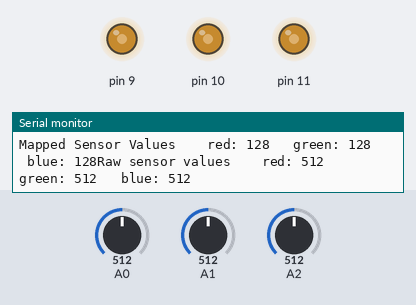
A sketch run on a simulated Arduino Uno, built with avr-gcc and run on an emulated ATmega328P. Shown: output pins drawn as LEDs (lit = HIGH), the last lines printed to the serial monitor. Inputs (shaded band) come from the test bench; at power-on: A0 = 512, A1 = 512, A2 = 512.

Above: at 1.2 s.
1.3 s: A0 set to 408
At 1.6 s:
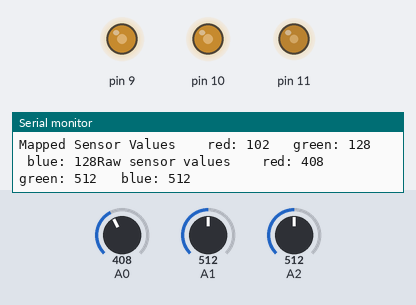
4.3 s: A0 set to 385
At 5.3 s:
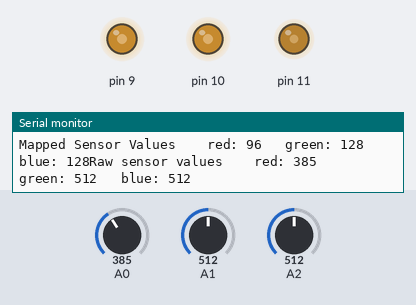
7.3 s: A1 set to 407
At 8.1 s:
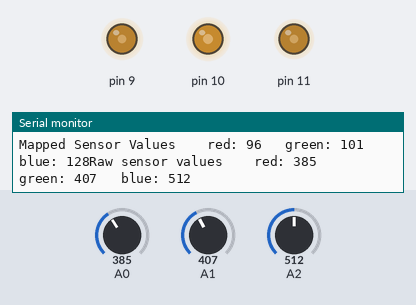
10.3 s: A1 set to 387
At 10.7 s:
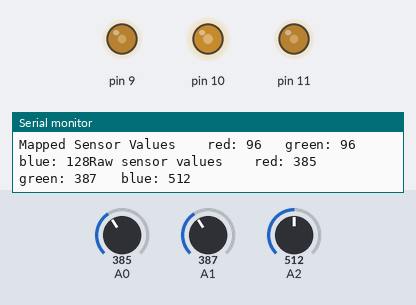
13.3 s: A2 set to 407
At 13.6 s:
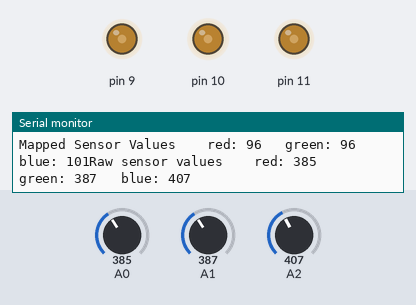
16.3 s: A2 set to 390
At 16.8 s:
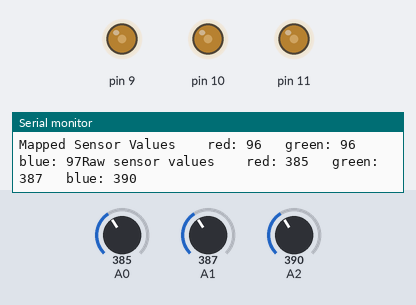
Timing chart, 0 to 19.3 s (numbered marks = the images above; inputs shaded):
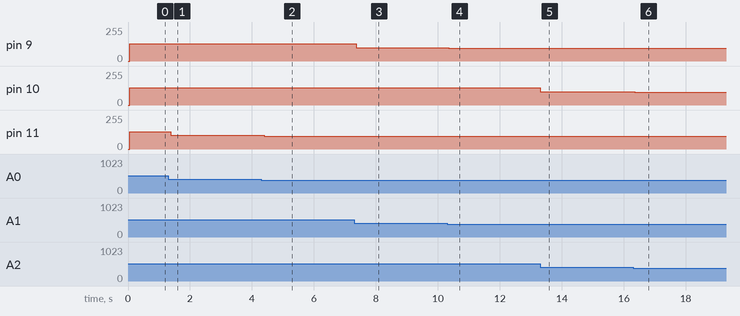

The sketch:

ColorMixingLamp.ino
```cpp
/*
  Acest program a fost scris pentru a crea o lampa rgb bazata pe senzori de lumina (fototranzistori).
  Principiul programului este ca in functie de directia din care bate lumina, lampa va avea un amestec
  de culori rgb (rosu, verde, albastru). In functie si de intensitatea luminii, lampa va lumina mai
  tare sau mai incet sau chiar deloc daca nu exista o sursa de lumina. Montajul este alcatuit din 3
  fototranzistori, fiecare fiind acoperit cu cate o folie de gel rosie, verde si albastra, avand acces
  la fiecare senzor doar raze de lumina cu lungime de unda corespunzatoare, fiecare avand in serie cate
  un rezistor de 10 Kohm (5Kohmi este minimul de care are nevoie un fototranzistor)si de asemenea am
  folosit un led rgb pe post de lampa, avand la fiecare pin cate un rezistor de 560 ohmi,si fiind
  conectat la 3 pini PWM (Pulse Width Modulation) deoarece cu ei pot transmite valori analogice pentru
  curent de la 0 la 255 de unitati in loc de valorile digitale LOW SI HIGH, facand posibil efectul de
  "fade" al luminii lampei, datorat vitezei foarte mari a inchiderii si redeschiderii elementului de la
  o valoare a curentului la alta, pentru ochiul uman fiind imposibila acea sesizare.
*/

class Phototransistor
{
  int sensorPin;
public:
  Phototransistor();
  Phototransistor(const int);

  int sensorValue();
};

class LED
{
  int redLEDPin;
  int greenLEDPin;
  int blueLEDPin;
public:
  LED();
  LED(const int, const int, const int);

  int value(const Phototransistor &);
  int getRedLEDPin();
  int getGreenLEDPin();
  int getBlueLEDPin();
};

Phototransistor redPhototransistor(A0), greenPhototransistor(A1), bluePhototransistor(A2);

LED rgb(11, 9, 10);
```

LED_functions.ino
```cpp
LED::LED(): redLEDPin(0), greenLEDPin(0), blueLEDPin(0) {}

LED::LED(const int red, const int green, const int blue): redLEDPin(red), greenLEDPin(green), blueLEDPin(blue) {}

int LED::value(const Phototransistor &tr)
{
  return (tr.sensorValue() / 4);
}

int LED::getRedLEDPin()
{
  return redLEDPin;
}

int LED::getGreenLEDPin()
{
  return greenLEDPin;
}

int LED::getBlueLEDPin()
{
  return blueLEDPin;
}
```

Phototransistor_functions.ino
```cpp
Phototransistor::Phototransistor(): sensorPin(0) {}

Phototransistor::Phototransistor(const int sensor): sensorPin(sensor) {}

int Phototransistor::sensorValue()
{
  delay(5);
  int x = analogRead(sensorPin);
  return x;
}
```

loop.ino
```cpp
void loop() {
  Serial.print("Raw sensor values \t red: ");
  Serial.print(redPhototransistor.sensorValue());
  Serial.print("\t green: ");
  Serial.print(greenPhototransistor.sensorValue());
  Serial.print("\t blue: ");
  Serial.println(bluePhototransistor.sensorValue());
  Serial.print("Mapped Sensor Values \t red: ");
  Serial.print(rgb.value(redPhototransistor));
  Serial.print("\t green: ");
  Serial.print(rgb.value(greenPhototransistor));
  Serial.print("\t blue: ");
  Serial.print(rgb.value(bluePhototransistor));
  analogWrite(rgb.getRedLEDPin(), rgb.value(redPhototransistor));
  analogWrite(rgb.getGreenLEDPin(), rgb.value(greenPhototransistor));
  analogWrite(rgb.getBlueLEDPin(), rgb.value(bluePhototransistor));
}
```

setup.ino
```cpp
void setup() {
  Serial.begin(9600);
  pinMode(rgb.getRedLEDPin(), OUTPUT);
  pinMode(rgb.getGreenLEDPin(), OUTPUT);
  pinMode(rgb.getBlueLEDPin(), OUTPUT);
}
```

Measured:
- after the input at 1.3 s, pin 11: 128/255 → 102/255 after 0.09 s
- after the input at 4.3 s, pin 11: 102/255 → 96/255 after 0.09 s
- after the input at 7.3 s, pin 9: 128/255 → 101/255 after 0.07 s
- after the input at 10.3 s, pin 9: 101/255 → 96/255 after 0.05 s
- after the input at 13.3 s, pin 10: 128/255 → 101/255 at once
- after the input at 16.3 s, pin 10: 101/255 → 97/255 after 0.06 s
